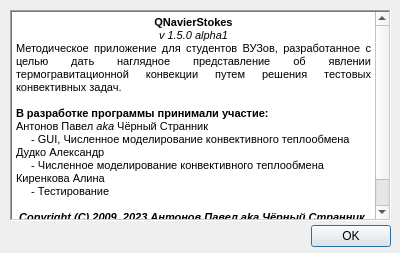
<?xml version="1.0" encoding="UTF-8"?>
<ui version="4.0">
 <class>AboutWindow</class>
 <widget class="QDialog" name="AboutWindow">
  <property name="windowModality">
   <enum>Qt::WindowModal</enum>
  </property>
  <property name="geometry">
   <rect>
    <x>0</x>
    <y>0</y>
    <width>400</width>
    <height>253</height>
   </rect>
  </property>
  <property name="minimumSize">
   <size>
    <width>400</width>
    <height>253</height>
   </size>
  </property>
  <property name="maximumSize">
   <size>
    <width>400</width>
    <height>253</height>
   </size>
  </property>
  <property name="windowTitle">
   <string>О Программе</string>
  </property>
  <widget class="QDialogButtonBox" name="buttonBox">
   <property name="geometry">
    <rect>
     <x>310</x>
     <y>220</y>
     <width>81</width>
     <height>32</height>
    </rect>
   </property>
   <property name="orientation">
    <enum>Qt::Horizontal</enum>
   </property>
   <property name="standardButtons">
    <set>QDialogButtonBox::Ok</set>
   </property>
  </widget>
  <widget class="QTextBrowser" name="textBrowser">
   <property name="geometry">
    <rect>
     <x>10</x>
     <y>10</y>
     <width>381</width>
     <height>211</height>
    </rect>
   </property>
   <property name="frameShape">
    <enum>QFrame::WinPanel</enum>
   </property>
   <property name="html">
    <string>&lt;!DOCTYPE HTML PUBLIC &quot;-//W3C//DTD HTML 4.0//EN&quot; &quot;http://www.w3.org/TR/REC-html40/strict.dtd&quot;&gt;
&lt;html&gt;&lt;head&gt;&lt;meta name=&quot;qrichtext&quot; content=&quot;1&quot; /&gt;&lt;meta charset=&quot;utf-8&quot; /&gt;&lt;style type=&quot;text/css&quot;&gt;
p, li { white-space: pre-wrap; }
hr { height: 1px; border-width: 0; }
li.unchecked::marker { content: &quot;\2610&quot;; }
li.checked::marker { content: &quot;\2612&quot;; }
&lt;/style&gt;&lt;/head&gt;&lt;body style=&quot; font-family:'Segoe UI'; font-size:9pt; font-weight:400; font-style:normal;&quot;&gt;
&lt;p align=&quot;center&quot; style=&quot; margin-top:0px; margin-bottom:0px; margin-left:0px; margin-right:0px; -qt-block-indent:0; text-indent:0px;&quot;&gt;&lt;span style=&quot; font-family:'MS Shell Dlg 2'; font-size:8pt; font-weight:600;&quot;&gt;QNavierStokes&lt;/span&gt;&lt;/p&gt;
&lt;p align=&quot;center&quot; style=&quot; margin-top:0px; margin-bottom:0px; margin-left:0px; margin-right:0px; -qt-block-indent:0; text-indent:0px;&quot;&gt;&lt;span style=&quot; font-family:'MS Shell Dlg 2'; font-size:8pt; font-style:italic;&quot;&gt;v 1.5.0 alpha1&lt;/span&gt;&lt;/p&gt;
&lt;p align=&quot;justify&quot; style=&quot; margin-top:0px; margin-bottom:0px; margin-left:0px; margin-right:0px; -qt-block-indent:0; text-indent:0px;&quot;&gt;&lt;span style=&quot; font-family:'MS Shell Dlg 2'; font-size:8pt;&quot;&gt;Методическое приложение для студентов ВУЗов, разработанное с целью дать наглядное представление об явлении термогравитационной конвекции путем решения тестовых конвективных задач.&lt;/span&gt;&lt;/p&gt;
&lt;p align=&quot;justify&quot; style=&quot;-qt-paragraph-type:empty; margin-top:0px; margin-bottom:0px; margin-left:0px; margin-right:0px; -qt-block-indent:0; text-indent:0px; font-family:'MS Shell Dlg 2'; font-size:8pt;&quot;&gt;&lt;br /&gt;&lt;/p&gt;
&lt;p style=&quot; margin-top:0px; margin-bottom:0px; margin-left:0px; margin-right:0px; -qt-block-indent:0; text-indent:0px;&quot;&gt;&lt;span style=&quot; font-family:'MS Shell Dlg 2'; font-size:8pt; font-weight:600;&quot;&gt;В разработке программы принимали участие:&lt;/span&gt;&lt;/p&gt;
&lt;p style=&quot; margin-top:0px; margin-bottom:0px; margin-left:0px; margin-right:0px; -qt-block-indent:0; text-indent:0px;&quot;&gt;&lt;span style=&quot; font-family:'MS Shell Dlg 2'; font-size:8pt;&quot;&gt;Антонов Павел &lt;/span&gt;&lt;span style=&quot; font-family:'MS Shell Dlg 2'; font-size:8pt; font-style:italic;&quot;&gt;aka&lt;/span&gt;&lt;span style=&quot; font-family:'MS Shell Dlg 2'; font-size:8pt;&quot;&gt; Чёрный Странник&lt;/span&gt;&lt;/p&gt;
&lt;p style=&quot; margin-top:0px; margin-bottom:0px; margin-left:0px; margin-right:0px; -qt-block-indent:0; text-indent:0px;&quot;&gt;&lt;span style=&quot; font-family:'MS Shell Dlg 2'; font-size:8pt;&quot;&gt;     - GUI, Численное моделирование конвективного теплообмена&lt;/span&gt;&lt;/p&gt;
&lt;p style=&quot; margin-top:0px; margin-bottom:0px; margin-left:0px; margin-right:0px; -qt-block-indent:0; text-indent:0px;&quot;&gt;&lt;span style=&quot; font-family:'MS Shell Dlg 2'; font-size:8pt;&quot;&gt;Дудко Александр&lt;/span&gt;&lt;/p&gt;
&lt;p style=&quot; margin-top:0px; margin-bottom:0px; margin-left:0px; margin-right:0px; -qt-block-indent:0; text-indent:0px;&quot;&gt;&lt;span style=&quot; font-family:'MS Shell Dlg 2'; font-size:8pt;&quot;&gt;     - Численное моделирование конвективного теплообмена&lt;/span&gt;&lt;/p&gt;
&lt;p style=&quot; margin-top:0px; margin-bottom:0px; margin-left:0px; margin-right:0px; -qt-block-indent:0; text-indent:0px;&quot;&gt;&lt;span style=&quot; font-family:'MS Shell Dlg 2'; font-size:8pt;&quot;&gt;Киренкова Алина&lt;/span&gt;&lt;/p&gt;
&lt;p style=&quot; margin-top:0px; margin-bottom:0px; margin-left:0px; margin-right:0px; -qt-block-indent:0; text-indent:0px;&quot;&gt;&lt;span style=&quot; font-family:'MS Shell Dlg 2'; font-size:8pt;&quot;&gt;     - Тестирование&lt;/span&gt;&lt;/p&gt;
&lt;p style=&quot;-qt-paragraph-type:empty; margin-top:0px; margin-bottom:0px; margin-left:0px; margin-right:0px; -qt-block-indent:0; text-indent:0px; font-family:'MS Shell Dlg 2'; font-size:8pt;&quot;&gt;&lt;br /&gt;&lt;/p&gt;
&lt;p align=&quot;center&quot; style=&quot; margin-top:0px; margin-bottom:0px; margin-left:0px; margin-right:0px; -qt-block-indent:0; text-indent:0px;&quot;&gt;&lt;span style=&quot; font-family:'MS Shell Dlg 2'; font-size:8pt; font-weight:600; font-style:italic;&quot;&gt;Copyright (C) 2009, 2023 Антонов Павел aka Чёрный Странник &lt;/span&gt;&lt;/p&gt;
&lt;p align=&quot;center&quot; style=&quot; margin-top:0px; margin-bottom:0px; margin-left:0px; margin-right:0px; -qt-block-indent:0; text-indent:0px;&quot;&gt;&lt;span style=&quot; font-family:'MS Shell Dlg 2'; font-size:8pt; font-weight:600; font-style:italic;&quot;&gt;Все права защищены&lt;/span&gt;&lt;/p&gt;
&lt;p align=&quot;center&quot; style=&quot; margin-top:0px; margin-bottom:0px; margin-left:0px; margin-right:0px; -qt-block-indent:0; text-indent:0px;&quot;&gt;&lt;span style=&quot; font-family:'MS Shell Dlg 2'; font-size:8pt; font-weight:600; font-style:italic;&quot;&gt;GPL v3&lt;/span&gt;&lt;/p&gt;&lt;/body&gt;&lt;/html&gt;</string>
   </property>
  </widget>
 </widget>
 <resources/>
 <connections>
  <connection>
   <sender>buttonBox</sender>
   <signal>accepted()</signal>
   <receiver>AboutWindow</receiver>
   <slot>accept()</slot>
   <hints>
    <hint type="sourcelabel">
     <x>248</x>
     <y>254</y>
    </hint>
    <hint type="destinationlabel">
     <x>157</x>
     <y>274</y>
    </hint>
   </hints>
  </connection>
  <connection>
   <sender>buttonBox</sender>
   <signal>rejected()</signal>
   <receiver>AboutWindow</receiver>
   <slot>reject()</slot>
   <hints>
    <hint type="sourcelabel">
     <x>316</x>
     <y>260</y>
    </hint>
    <hint type="destinationlabel">
     <x>286</x>
     <y>274</y>
    </hint>
   </hints>
  </connection>
 </connections>
</ui>
